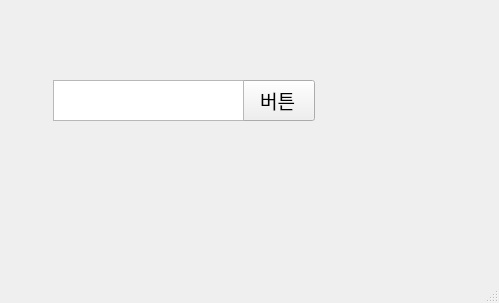
<?xml version="1.0" encoding="UTF-8"?>
<ui version="4.0">
 <class>MainWindow</class>
 <widget class="QMainWindow" name="MainWindow">
  <property name="geometry">
   <rect>
    <x>0</x>
    <y>0</y>
    <width>499</width>
    <height>303</height>
   </rect>
  </property>
  <property name="windowTitle">
   <string>MainWindow</string>
  </property>
  <widget class="QWidget" name="centralwidget">
   <widget class="QPushButton" name="searchItemButton">
    <property name="geometry">
     <rect>
      <x>240</x>
      <y>80</y>
      <width>75</width>
      <height>41</height>
     </rect>
    </property>
    <property name="font">
     <font>
      <family>Arial</family>
      <pointsize>14</pointsize>
     </font>
    </property>
    <property name="text">
     <string>버튼</string>
    </property>
   </widget>
   <widget class="QTextEdit" name="searchitemTextEdit">
    <property name="geometry">
     <rect>
      <x>53</x>
      <y>80</y>
      <width>191</width>
      <height>41</height>
     </rect>
    </property>
   </widget>
  </widget>
  <widget class="QMenuBar" name="menubar">
   <property name="geometry">
    <rect>
     <x>0</x>
     <y>0</y>
     <width>499</width>
     <height>21</height>
    </rect>
   </property>
  </widget>
  <widget class="QStatusBar" name="statusbar"/>
 </widget>
 <resources/>
 <connections/>
</ui>
